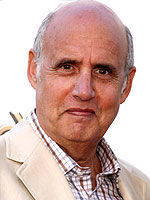
#> input picture sample.jpg, 150 x 200 px
$ python sobel.py
#> lines starting #> are read from the running program, lines starting #| are printed output that depends on the picture; after the words box and inside, x2 and y2 are one past the last pixel; in counts of white or black regions, pixels touching at a corner belong together
import cv2
import numpy as np

class Sobel:
    def __init__(self, img):
        self.img = img
        self.sobelX = None
        self.sobelY = None
        self.sb = None

    # use kernel to filter the input image
    def kernel_filter (self, kernel, limit='no'):
        height, width = self.img.shape
        kernel_height, kernel_width = kernel.shape

        img_filter = np.zeros(((height+2), (width+2)), np.float32)
        window = np.zeros((kernel_height, kernel_width), np.float32)
        value = np.zeros((kernel_height, kernel_width), np.float32)

        for row in range(1, height-1):
            for col in range(1, width-1):
                window = self.img[(row - 1): (row + 2), (col - 1): (col + 2)]
                value = window*kernel
                            #limit pixel value

                img_filter[row, col] = int(value.sum())

        return img_filter

    def filter(self):
        filterX = np.array([[1, 0, -1], [2, 0, -2], [1, 0, -1]])
        filterY = np.array([[1, 2, 1], [0, 0, 0], [-1, -2, -1]])
        filterG = np.array([(1, 2, 1), (2, 4, 2), (1, 2, 1)], np.float32)/16

        #self.img = self.kernel_filter(filterG, 'yes')
        #self.sobelX = self.kernel_filter(filterX)
        #self.sobelY = self.kernel_filter(filterY)
        self.img = cv2.GaussianBlur(img, (3,3), 0)
        self.sobelX = self.kernel_filter(filterX)
        self.sobelY = self.kernel_filter(filterY)

        sb = (self.sobelX**2 + self.sobelY**2)**0.5
        self.sb = cv2.medianBlur(sb,3)

    def threshold(self):
        a = np.copy(self.sb)
        th = 100
        a[a >= th] = 0
        a[a != 0] = 255
        self.sb = a

    def sobel(self):
        self.filter()
        self.threshold()
        return self.sb


img = cv2.imread('sample.jpg', 0)
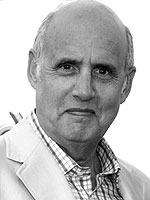
#> img: shape (200, 150); min 0, max 255, mean 185.8
img = cv2.resize(img, (150,200))
sb = Sobel(img)

img = sb.sobel()
#> in filter, `self.img = cv2.GaussianBlur(img, (3,3), 0)`:
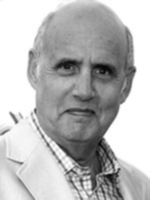
#> self.img: shape (200, 150); min 6, max 255, mean 185.8
#> after the loop in kernel_filter, `for row in range(1, height-1):`:
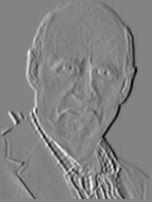
#> img_filter: shape (202, 152) float32; min -565, max 533, mean -0.4; drawn with min black and max white
#> call 2 of kernel_filter, with kernel = array of shape (3, 3), limit = 'no'
#> after the loop in kernel_filter (call 2), `for row in range(1, height-1):`:
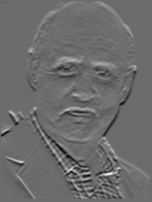
#> img_filter: shape (202, 152) float32; min -481, max 653, mean 2; drawn with min black and max white
#> in filter, `self.sb = cv2.medianBlur(sb,3)`:
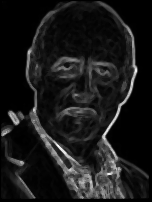
#> self.sb: shape (202, 152) float32; min 0, max 539, mean 55.7; drawn with min black and max white
#> in threshold, `a[a >= th] = 0`:
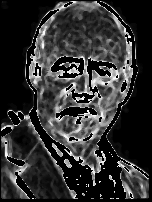
#> a: shape (202, 152) float32; 18.39% of pixels changed, all inside (x1, y1, x2, y2) = (1, 1, 149, 199); drawn with min black and max white
#> in threshold, `a[a != 0] = 255`:
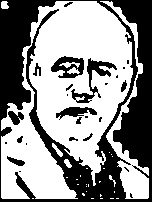
#> a: shape (202, 152) float32; 56.8% white; 26 black regions (13 under 20 px), largest, box (x1, y1, x2, y2) and area: (0, 0, 152, 202) 11553, (71, 58, 117, 103) 512, (51, 56, 84, 78) 410

cv2.imshow('img',img)
cv2.waitKey(0)
cv2.destroyAllWindows()

$ run again, with eye location methods compare.png saved as sample.jpg
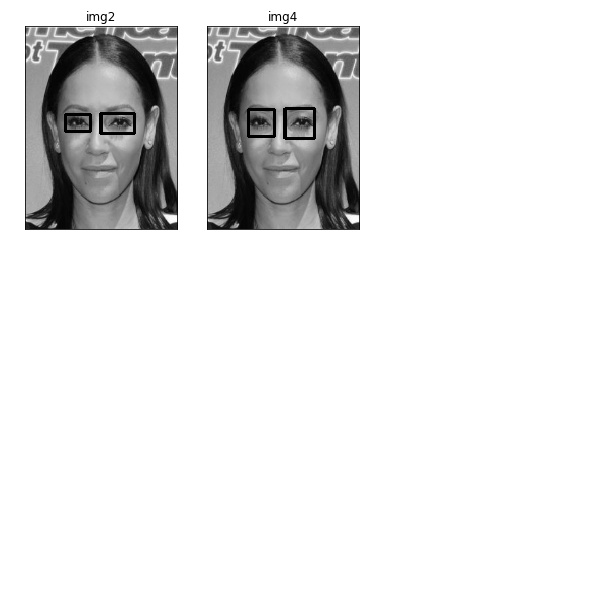
#> input picture eye location methods compare.png, 596 x 608 px
#> img is the input picture: shape (608, 596); min 0, max 255, mean 229.7
#> img: shape (200, 150)
#> after the loop in kernel_filter (call 2), `for row in range(1, height-1):`:
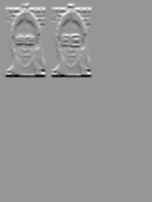
#> img_filter: shape (202, 152) float32; min -727, max 506, mean 0; drawn with min black and max white
#> in threshold, `a[a != 0] = 255`:
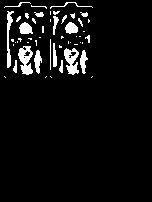
#> a: shape (202, 152) float32; 5.9% white; 52 white regions (34 under 20 px), largest, box (x1, y1, x2, y2) and area: (18, 46, 33, 75) 268, (64, 48, 79, 75) 247, (7, 11, 14, 68) 183
